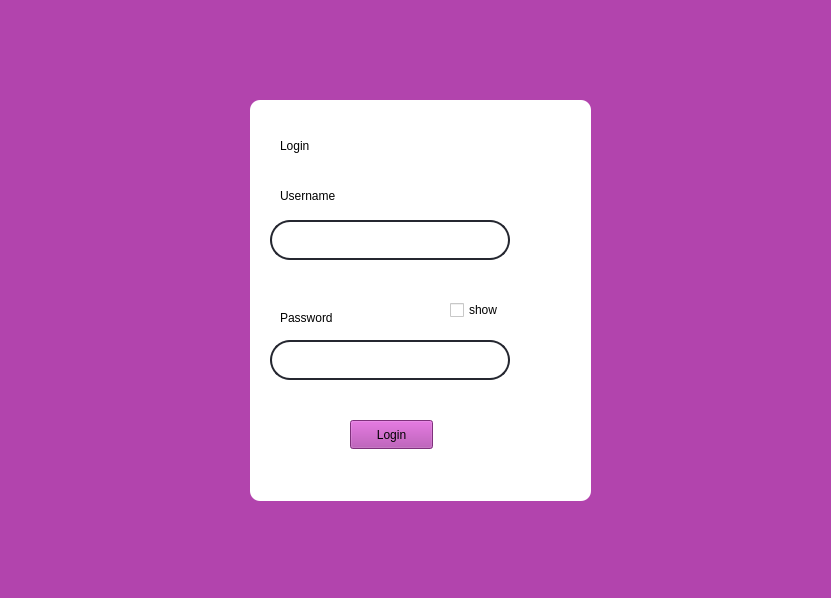
<?xml version="1.0" encoding="UTF-8"?>
<ui version="4.0">
 <class>MainWindow</class>
 <widget class="QMainWindow" name="MainWindow">
  <property name="geometry">
   <rect>
    <x>0</x>
    <y>0</y>
    <width>831</width>
    <height>598</height>
   </rect>
  </property>
  <property name="windowTitle">
   <string>MainWindow</string>
  </property>
  <property name="autoFillBackground">
   <bool>false</bool>
  </property>
  <property name="styleSheet">
   <string notr="true">background-color: rgb(178, 68, 173);</string>
  </property>
  <widget class="QWidget" name="centralwidget">
   <widget class="QGraphicsView" name="graphicsView">
    <property name="geometry">
     <rect>
      <x>250</x>
      <y>100</y>
      <width>341</width>
      <height>401</height>
     </rect>
    </property>
    <property name="styleSheet">
     <string notr="true">background-color: rgb(255, 255, 255);
background-style: solid;
border-width: 1px;
border-radius: 10px;
border-color: rgb(125, 125, 125);
</string>
    </property>
   </widget>
   <widget class="QLabel" name="label_2">
    <property name="geometry">
     <rect>
      <x>280</x>
      <y>180</y>
      <width>111</width>
      <height>31</height>
     </rect>
    </property>
    <property name="styleSheet">
     <string notr="true">font: 14pt &quot;Consolas&quot;;
background-color: rgb(255, 255, 255);
</string>
    </property>
    <property name="text">
     <string>Username</string>
    </property>
   </widget>
   <widget class="QLineEdit" name="username">
    <property name="geometry">
     <rect>
      <x>270</x>
      <y>220</y>
      <width>240</width>
      <height>40</height>
     </rect>
    </property>
    <property name="font">
     <font>
      <family>Arial</family>
      <pointsize>14</pointsize>
     </font>
    </property>
    <property name="styleSheet">
     <string notr="true">QLineEdit {
	border: 2px solid rgb(37, 39, 48);
	border-radius: 20px;
	color: rgb(0, 0, 0);
	background-color: rgb(255, 255, 255);
	padding-left: 20px;
	padding-right: 20px;

}
QLineEdithover {
	border: 2px solid rgb(46, 50, 62);
}
QLineEditFocus {
	border: 2px solid rgb(85, 170, 255);
}</string>
    </property>
    <property name="text">
     <string/>
    </property>
    <property name="placeholderText">
     <string/>
    </property>
   </widget>
   <widget class="QLabel" name="label_3">
    <property name="geometry">
     <rect>
      <x>280</x>
      <y>310</y>
      <width>101</width>
      <height>16</height>
     </rect>
    </property>
    <property name="styleSheet">
     <string notr="true">font: 14pt &quot;Consolas&quot;;
background-color: rgb(255, 255, 255);
</string>
    </property>
    <property name="text">
     <string>Password</string>
    </property>
   </widget>
   <widget class="QLineEdit" name="password_field">
    <property name="geometry">
     <rect>
      <x>270</x>
      <y>340</y>
      <width>240</width>
      <height>40</height>
     </rect>
    </property>
    <property name="font">
     <font>
      <family>Arial</family>
      <pointsize>14</pointsize>
      <stylestrategy>PreferDefault</stylestrategy>
     </font>
    </property>
    <property name="styleSheet">
     <string notr="true">QLineEdit {
	border: 2px solid rgb(37, 39, 48);
	border-radius: 20px;
	color: rgb(0, 0, 0);
	background-color: rgb(255, 255, 255);
	padding-left: 20px;
	padding-right: 20px;

}
QLineEdithover {
	border: 2px solid rgb(46, 50, 62);
}
QLineEditFocus {
	border: 2px solid rgb(85, 170, 255);
}</string>
    </property>
    <property name="locale">
     <locale language="English" country="UnitedStates"/>
    </property>
    <property name="echoMode">
     <enum>QLineEdit::Password</enum>
    </property>
    <property name="placeholderText">
     <string/>
    </property>
   </widget>
   <widget class="QCheckBox" name="password_check">
    <property name="geometry">
     <rect>
      <x>450</x>
      <y>300</y>
      <width>75</width>
      <height>20</height>
     </rect>
    </property>
    <property name="styleSheet">
     <string notr="true">background-color: rgb(255, 255, 255);
font: italic 10pt &quot;Segoe UI&quot;;
</string>
    </property>
    <property name="text">
     <string>show</string>
    </property>
   </widget>
   <widget class="QLabel" name="label">
    <property name="geometry">
     <rect>
      <x>280</x>
      <y>120</y>
      <width>151</width>
      <height>51</height>
     </rect>
    </property>
    <property name="styleSheet">
     <string notr="true">font: 24pt &quot;Arial&quot;;
background-color: rgb(255, 255, 255);</string>
    </property>
    <property name="text">
     <string>Login</string>
    </property>
   </widget>
   <widget class="QLabel" name="label_4">
    <property name="geometry">
     <rect>
      <x>-60</x>
      <y>0</y>
      <width>991</width>
      <height>1001</height>
     </rect>
    </property>
    <property name="text">
     <string/>
    </property>
    <property name="pixmap">
     <pixmap>../../../wallpapers/0006.jpg</pixmap>
    </property>
   </widget>
   <widget class="QPushButton" name="login_button">
    <property name="geometry">
     <rect>
      <x>350</x>
      <y>420</y>
      <width>83</width>
      <height>29</height>
     </rect>
    </property>
    <property name="styleSheet">
     <string notr="true">
color: rgb(0, 0, 0);
background-color: rgb(255, 255, 255);
border: 2px solid rgb(37, 39, 48);
border-radius: 20px;
padding-left: 20px;
padding-right: 20px;

QLineEdithover {
	border: 2px solid rgb(46, 50, 62);
}
QLineEditFocus {
	border: 2px solid rgb(85, 170, 255);
}</string>
    </property>
    <property name="text">
     <string>Login</string>
    </property>
   </widget>
   <zorder>label_4</zorder>
   <zorder>graphicsView</zorder>
   <zorder>label_2</zorder>
   <zorder>username</zorder>
   <zorder>label_3</zorder>
   <zorder>password_field</zorder>
   <zorder>password_check</zorder>
   <zorder>label</zorder>
   <zorder>login_button</zorder>
  </widget>
 </widget>
 <resources/>
 <connections/>
</ui>
